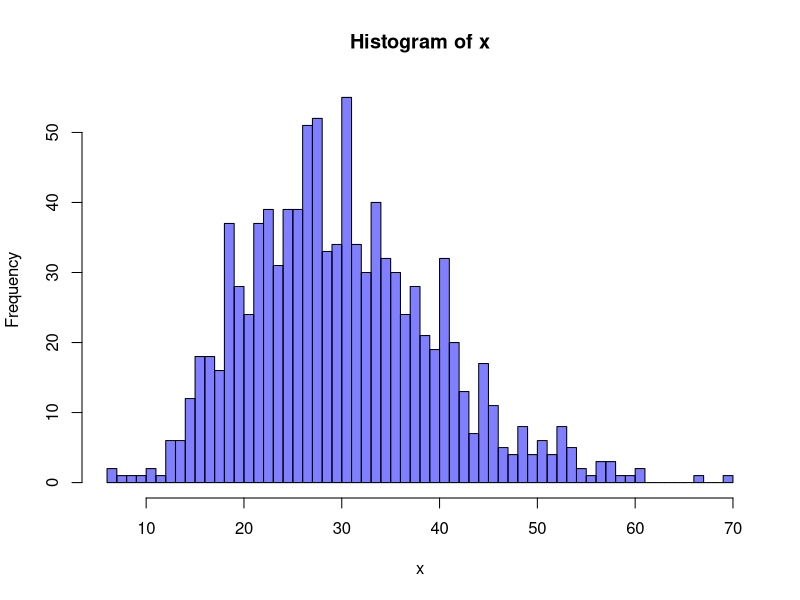
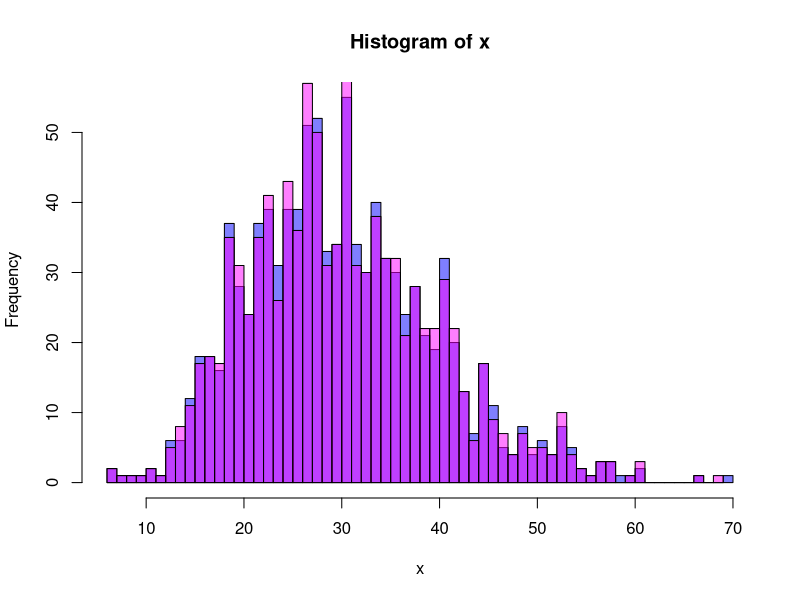
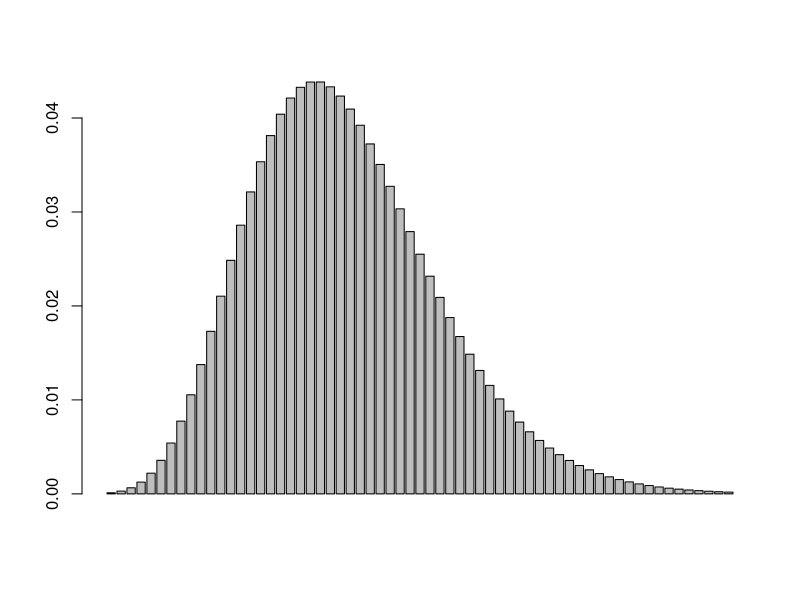

These figures' R source, in order:
## ---- chunk 1
knitr::opts_chunk$set(echo = TRUE)
## ---- chunk 2
chisq.test(c(10,15,22,28))
## ---- chunk 3
null.probs = c(1/6,1/6,1/3,1/3)
freqs = c(10,15,22,28)
chisq.test(freqs, p=null.probs) ## must label p, it's not the second option. 
## ---- chunk 4
new_freq = c(10,15,22,28)
old_freq <- c(20,16,18,9)
chisq.test(new_freq, p=old_freq/sum(old_freq))
## ---- chunk 5
new_freq = c(10,15,22,28)
old_freq <- c(20,16,18,9)
chisq.test(new_freq, p=old_freq, rescale.p = TRUE)
## ---- chunk 6
num_of_samples = 1000
x <- rgamma(num_of_samples, shape = 10, scale = 3)
hist(x, breaks = 50, col = rgb(0,0,1,0.5))
## ---- chunk 7
hist(x, breaks = 50, col = rgb(0,0,1,0.5))
x <- x + rnorm(length(x), mean=0, sd = .1) # add jitter
p1 <- hist(x, breaks = 50, col = rgb(1,0,1,0.5), add = T)
## ---- chunk 8
## uncomment line 1 before running for the first time
## install.packages("zoo")
library('zoo')
breaks_cdf <- pgamma(p1$breaks, shape=10, scale=3)
(null.probs <- rollapply(breaks_cdf, 2, function(x) x[2]-x[1]))
## ---- chunk 9
barplot(null.probs)
## ---- chunk 10
chisq.test(p1$counts, p=null.probs, rescale.p=TRUE)
## ---- chunk 11
chisq.test(p1$counts, p=null.probs, rescale.p=TRUE, simulate.p.value=TRUE)
## ---- chunk 12
x <- rgamma(num_of_samples, shape = 10, scale = 3)
y <- x + rnorm(length(x), mean=0, sd = .1) # add jitter
ks.test(x,y)
